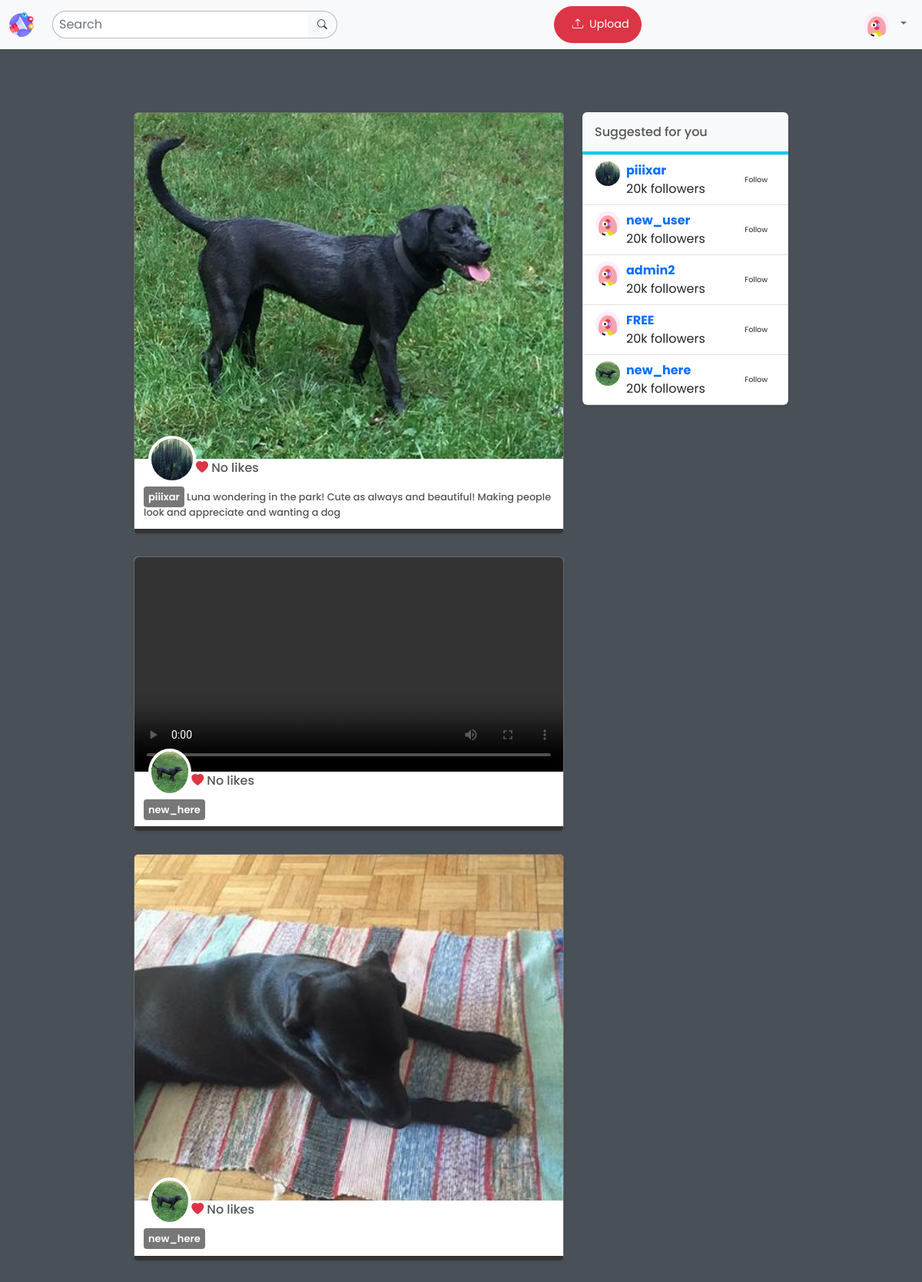
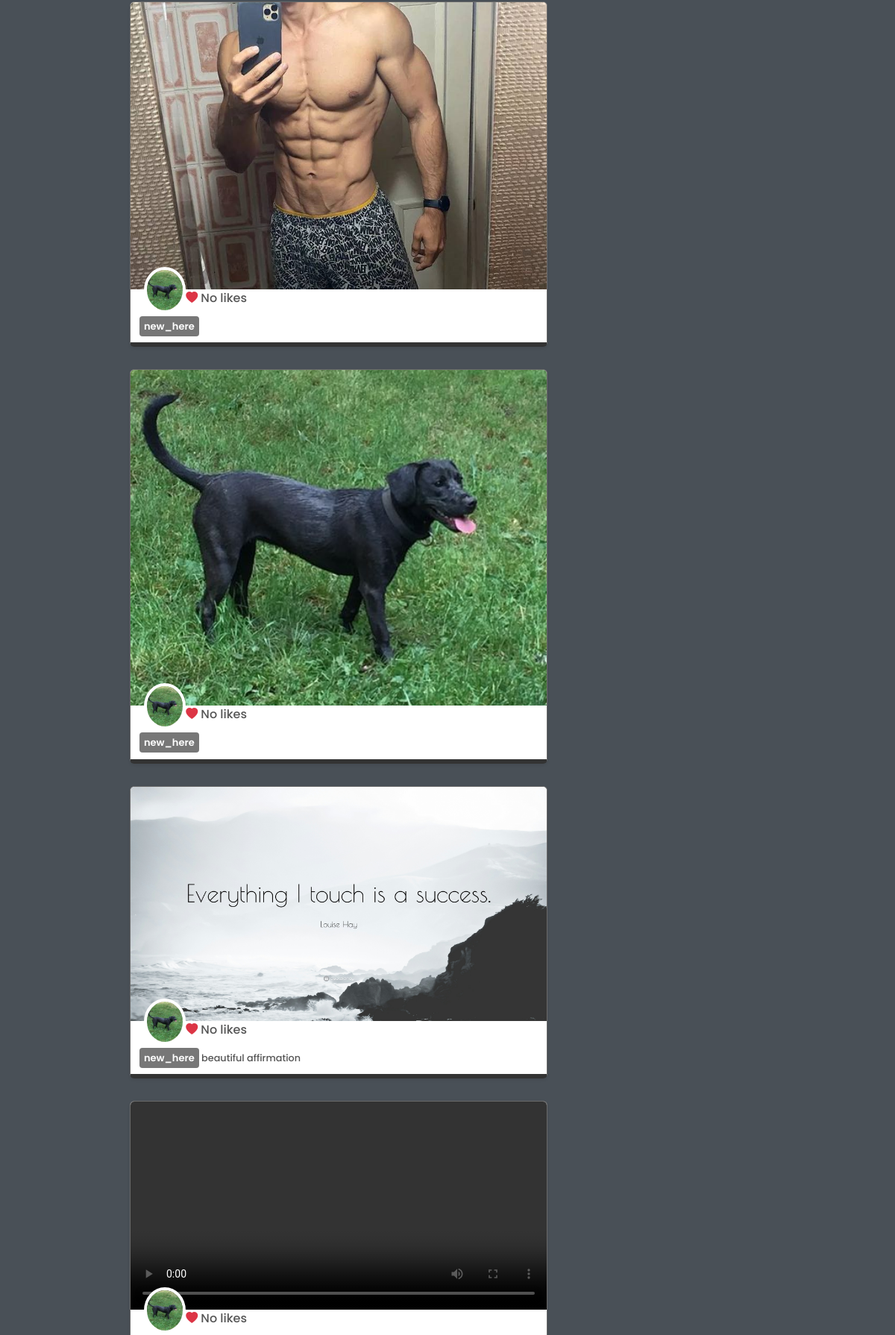
/ (signed in, upper part), run on the app's committed database (2 pictures, top to bottom).
### core/models.py (models this page shows, shortened)
class Profile(models.Model):
    user = models.ForeignKey(User, on_delete=models.CASCADE)
    id_user = models.IntegerField()
    bio = models.TextField(blank=True)
    cover = models.ImageField(upload_to='covers', default='default-cover.jpg')
    avatar = models.ImageField(upload_to='avatars', default='default-avatar.jpg')
    location = models.CharField(max_length=100,blank=True)
    relationship = models.CharField(max_length=100, blank=True)
    workingat = models.CharField(max_length=100,blank=True)
    follow_me = models.BooleanField(default=True)
    private_profile = models.BooleanField(default=False)
    show_online = models.BooleanField(default=True)
    allow_comments = models.BooleanField(default=True)

class Post(models.Model):
    id = models.UUIDField(primary_key=True, default=uuid.uuid4)
    user = models.CharField(max_length=100)
    image = models.ImageField(upload_to='posts')
    caption = models.TextField()
    created_at = models.DateTimeField(default=datetime.now())
    likes = models.IntegerField(default=0)

### core/views.py (the view)
# urls.py: path('', views.index, name='index'),
@login_required(login_url='login')
def index(request):
    users = Profile.objects.all()
    user = User.objects.get(username=request.user.username)
    profile = Profile.objects.get(user=user)
    check_following = Follow.objects.filter(user=request.user.username)
    followings = [i.following for i in check_following ]
    new_users = set(users)
    for u in users:
        if u.user.username in followings:
            new_users.remove(u)
    posts = Post.objects.all().order_by('-created_at')
    for post in posts:
        f = '%H:%M'
        post.created_a = datetime.strftime(post.created_at,f)
        post.extension = extension(post.image.url)
        created_at = str(post.created_at).split('.')[0]
        post.time_ago = timeago.format(created_at)
        post_user = User.objects.get(username=post.user)
        post.profile = Profile.objects.get(user=post_user)
    return render(request, 'index.html', {
        'users':new_users,
        'profile':profile,
        'posts':posts
        })

### core/views.py (called while the page is built)
def extension(filename):
    name, extension = os.path.splitext(filename)
    if extension in ['.jpg','.jpeg','.png','.webp']:
        return 'photo'
    else:
        return 'video'

### templates/index.html (shortened to what this page needs)
{% extends 'base.html'%}
{% load static %}
{% block body %}
  <section class=''>
    <div class='row py-5 justify-content-center'>
      <div class="col-xl-6 col-lg-6 col-md-7 col-12 ">
        {% for post in posts %}
          <div class="post-card card shadow-sm">
            {% if post.extension == "photo"  %}
              <img src="{{ post.image.url }}" alt="profile-cover" class="img-responsive cover">
            {%else%}
              <video src="{{ post.image.url }}" controls alt="user" class=""></video>
            {%endif%}
            <div class="card-info">
              <div class="card-info-header d-flex">
                <img src="{{post.profile.avatar.url}}" alt="user" class="profile-photo-lg ">
                <div class="d-flex justify-content-end flex-column w-100 ">
                  <div class="d-flex justify-content-between w-100 mb-2">
                    <a href="/like?p={{post.id}}" class="profile-link fs-6"><span><i class="bi-heart-fill text-danger"></i>
                    {% if post.likes == 0%}
                      No likes
                    {% elif post.likes == 1 %}
                      Liked by {{post.likes}} person
                      {% else %}
                      Liked by {{post.likes}} people
                    {% endif %}
                    </span></a>
                  </div>
                </div>
              </div>
              <div class="friend-info mt-2 fw-500">
                  <p><a href="/profile/{{ post.user }}" class="profile-link bg">{{ post.user}}</a> {{post.caption}}</p>
              </div>
            </div>
          </div>
          {% endfor %}
      </div>
      <div class="col-xl-3 col-lg-4 col-md-5 col-12 ">
        <div class="sticky list-group list-group-dark shadow-sm rounded overflow-hidden">
          <p class="h6 bg-light section-header p-3">Suggested for you</p>
          {% for user in users %}
          <div class="list-group-item list-group-item-action d-flex justify-content-between suggetions" aria-current="true">
            <div class="d-flex">
              <img class="profile-photo-sm" src="{{user.avatar.url}}"/>
              <div class="h-100 d-flex justify-content-center flex-column px-1 fs-6">
                <a href="/profile/{{user.user.username}}" class="px-1 fw-bold">{{user.user.username}}</a>
                <p class="px-1">20k followers</p>
              </div>
            </div>
            <div class="d-flex justify-content-center flex-column">
              <a href="/follow?p={{user.user.username}}" class="btn btn-sm ">Follow</a>
            </div>
          </div>
          {%endfor%}
        </div>
      </div>
    </div>
  </section>
{% endblock %}

### templates/base.html (shortened to what this page needs)
{% load static %}
<!doctype html>
<html lang="en">
  <head>
    <link href="https://cdn.jsdelivr.net/npm/bootstrap@5.2.0-beta1/dist/css/bootstrap.min.css" rel="stylesheet">
    <link rel="stylesheet" href="https://cdn.jsdelivr.net/npm/bootstrap-icons@1.8.3/font/bootstrap-icons.css">
    <link rel="stylesheet" href="{% static 'css/styles.css' %}">
</head>
<body>
    <main>
        <nav class="navbar navbar-light navbar-expand-md bg-light fs-6 fixed-top py-2">
            <div class="container-fluid">
              <a href="/" class="me-4"><img src="{% static 'assets/img/logo.png' %}" class="logo sm"></a>
              <div class="collapse navbar-collapse" id="navbarSupportedContent">
                <form class="d-flex navbar-search" role="search" action="/search/" method="GET">
                    <input class="form-control" type="search" name="s" placeholder="Search" aria-label="Search">
                    <button class="btn " type="submit"><i class='bi-search'></i></button>
                </form>
                <div class="center mx-md-auto mx-0 md-my-3 d-none d-md-block">
                    <button class="btn btn-danger btn-lg d-flex" onclick="showUploadForm('upload')">
                        <i class="bi-upload mx-2"></i> <span>Upload</span>
                    </button>
                </div>
                <div class="d-flex">
                    <div class=" navbar-nav dropdown dropdown-header">
                        <a class="nav-link dropdown-toggle d-md-block d-none" id="navbarDropdown" role="button" data-bs-toggle="dropdown" aria-expanded="false">
                            <img src="{{profile.avatar.url}}" alt="" width="32" height="32" class="rounded-circle me-2">
                        </a>
                    </div>
                </div>
              </div>
            </div>
        </nav>
        <div class='App container-fluid'>
            <div class='p-3 pt-5'>
                {% block body%}{% endblock%}
            </div>
        </div>
    </main>
</body>
</html>

### static/css/styles.css (style rules this page uses)
body { overflow-x: hidden; font-family: 'Poppins'; font-size: .8rem; color:#555; background:var(--bs-gray-700) }
.center { display: flex; justify-content: center; flex-direction: column; align-items: center; }
.form-control { border-radius: 8px; }
.logo.sm { width:32px; height:32px; }
a { text-decoration: none; }
p { margin-bottom: 0; }
.h1, .h2, .h3, .h4, .h5, .h6 { margin-bottom: 0; }
.btn { padding:8px 13px !important; font-size: .8rem; border-radius: 40px; }
.btn-sm { padding: 2px 8px !important; font-size: .6rem; }
.btn-lg { padding: 12px 15px !important; font-size: .9rem; }
.App { padding-top: 50px; }
.navbar-search { position: relative; }
.navbar-search input { padding:5px 8px !important; border-radius: 50px 0 0 50px !important; border:1px solid #bbb; border-right: unset; }
.navbar-search button { padding:5px 12px !important; border-left: unset; border:1px solid #bbb; border-left:unset; border-radius:0 50px 50px 0 !important; }
.sticky { position: -webkit-sticky; position: sticky; top: 100px; }
.post-card { border-radius: 6px; border: 1px solid rgb(106, 106, 106); overflow: hidden; border-bottom: 6px solid #333; margin-bottom: 30px; }
.post-card .cover { min-height:150px; object-fit: cover; max-height:450px; object-position: center; }
.post-card .card-info { padding: 0 12px 12px; z-index: 99; }
.post-card .card-info img.profile-photo-lg { border: 4px solid #fff; }
img.profile-photo-lg { height: 62px; width: 62px; border-radius: 50%; }
img.profile-photo-sm { height: 32px; width: 32px; border-radius: 50%; }
.profile-link { font-weight: 500; font-size: 14px; color:#555; }
.profile-link.bg { background:#777; font-size: 13px; padding:4px 6px; font-weight: 600; color:#fff; border-radius: 4px; margin-top: -2px; }
.fw-500 { font-weight: 500; }
.card-info-header { margin:0 6px; margin-top: -30px; }
.section-header { border-bottom: 4px solid var(--bs-info); }
.suggetions .btn { border:2px solid #fff !important; }

### data on the page
Profile: avatar (placeholder picture), user.username "new_user"
Post: image (picture), profile.avatar (picture), likes "No likes", user "piiixar", caption "Luna wondering in the park! Cute as always and beautiful! Making people look and appreciate and wanting a dog"
Post: profile.avatar (picture), likes "No likes", user "new_here"
Post: image (picture), profile.avatar (picture), likes "No likes", user "new_here"
Post: image (picture), profile.avatar (picture), likes "No likes", user "new_here"
Post: image (picture), profile.avatar (picture), likes "No likes", user "new_here"
Post: image (picture), profile.avatar (picture), likes "No likes", user "new_here", caption "beautiful affirmation"
Post: profile.avatar (picture), likes "No likes"
Profile: avatar (picture), user.username "piiixar"
Profile: avatar (placeholder picture), user.username "admin2"
Profile: avatar (placeholder picture), user.username "FREE"
Profile: avatar (picture), user.username "new_here"
